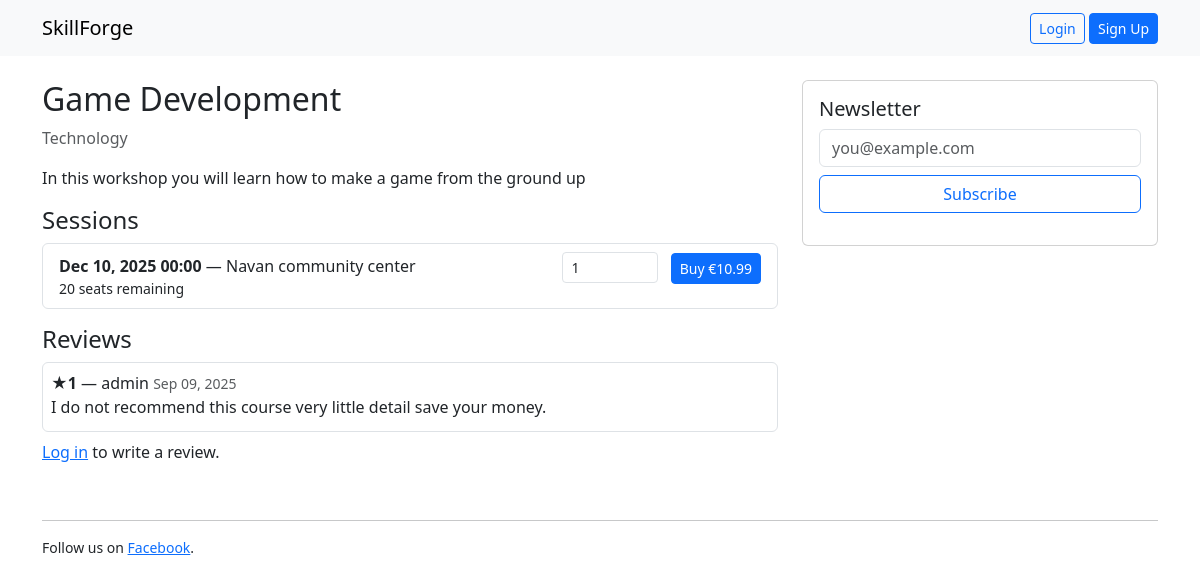
The app's page /w/game-development-1/ with its own data.
### workshops/models.py (models this page shows, shortened)
class Workshop(models.Model):
    category=models.ForeignKey(WorkshopCategory,on_delete=models.PROTECT,related_name="workshops")
    title=models.CharField(max_length=150)
    slug=models.SlugField(max_length=170, unique=True, blank=True)
    instructor=models.ForeignKey(Instructor,on_delete=models.PROTECT,related_name="workshops")
    short_description=models.CharField(max_length=200)
    description=models.TextField()
    base_price=models.DecimalField(max_digits=8, decimal_places=2, validators=[MinValueValidator(0)])
    image=models.ImageField(upload_to="workshops/", blank=True)
    is_active=models.BooleanField(default=True)
    created=models.DateTimeField(auto_now_add=True)
    class Meta: ordering=["-created"]

class WorkshopCategory(models.Model):
    name=models.CharField(max_length=80, unique=True)
    slug=models.SlugField(max_length=90, unique=True, blank=True)

class Session(models.Model):
    workshop=models.ForeignKey(Workshop,on_delete=models.CASCADE, related_name="sessions")
    starts_at=models.DateTimeField();
    ends_at=models.DateTimeField()
    capacity=models.PositiveIntegerField(default=12)
    seats_sold=models.PositiveIntegerField(default=0)
    location=models.CharField(max_length=180)
    def seats_remaining(self): return max(0, self.capacity - self.seats_sold)

class Review(models.Model):
    workshop=models.ForeignKey(Workshop,on_delete=models.CASCADE,related_name="reviews")
    user=models.ForeignKey(settings.AUTH_USER_MODEL,on_delete=models.CASCADE)
    rating=models.PositiveSmallIntegerField(validators=[MinValueValidator(1), MaxValueValidator(5)])
    comment=models.TextField(blank=True)
    created=models.DateTimeField(auto_now_add=True)
    class Meta: unique_together=("workshop","user"); ordering=["-created"]

### workshops/views.py (the view)
# urls.py: path("w/<slug:slug>/", views.detail, name="detail"),
def detail(request, slug):
    w = get_object_or_404(Workshop, slug=slug, is_active=True)
    return render(request, "workshops/detail.html", {"w": w, "sessions": w.sessions.order_by("starts_at"), "reviews": w.reviews.select_related("user")[:20]})

### templates/workshops/detail.html (shortened to what this page needs)
<html>
{% extends "base.html" %}
{% block content %}
<div class="row">
    <div class="col-md-8">
        <h2>{{ w.title }}</h2>
        <p class="text-muted">{{ w.category.name }}</p>
        <p>{{ w.description }}</p>
        <h4>Sessions</h4>
        <ul class="list-group mb-3">{% for s in sessions %}
            <li class="list-group-item d-flex justify-content-between align-items-center">
                <div>
                    <div><strong>{{ s.starts_at|date:"M d, Y H:i" }}</strong> — {{ s.location }}</div>
                    <small>{{ s.seats_remaining }} seats remaining</small>
                </div>
                <form method="post" action="{% url 'checkout:start' s.id %}">{% csrf_token %}
                    <input type="number" name="quantity" value="1" min="1" max="{{ s.seats_remaining }}"
                        class="form-control form-control-sm d-inline-block" style="width:6rem">
                    <button class="btn btn-primary btn-sm ms-2" {% if s.seats_remaining == 0 %}disabled{% endif %}>Buy
                        €{{ w.base_price }}</button>
                </form>
            </li>{% empty %}<li class="list-group-item">No upcoming sessions.</li>{% endfor %}
        </ul>
        <h4>Reviews</h4>
        {% for r in reviews %}
        <div class="border rounded p-2 mb-2"><strong>★{{ r.rating }}</strong> — {{ r.user.username }}
            <small class="text-muted">{{ r.created|date:"M d, Y" }}</small>
            <p class="mb-1">{{ r.comment }}</p>
        </div>
        {% empty %}<p>No reviews yet.</p>{% endfor %}
        {% if user.is_authenticated %}
        <a class="btn btn-outline-secondary" href="{% url 'workshops:add_review' w.slug %}">Write a review</a>
        {% else %}<p><a href="{% url 'account_login' %}">Log in</a> to write a review.</p>{% endif %}
    </div>
    <div class="col-md-4">
        <div class="card">
            <div class="card-body">
                <h5>Newsletter</h5>
                <form action="{% url 'marketing:subscribe' %}" method="post">{% csrf_token %}
                    <input type="email" name="email" required class="form-control" placeholder="you@example.com">
                    <button class="btn btn-outline-primary mt-2 w-100">Subscribe</button>
                </form>
            </div>
        </div>
    </div>
</div>{% endblock %}

### templates/base.html (shortened to what this page needs)
<!doctype html>
<html lang="en">
<head>
    <link rel="stylesheet" href="https://cdn.jsdelivr.net/npm/bootstrap@5.3.3/dist/css/bootstrap.min.css">
</head>
<body>
    <nav class="navbar navbar-expand-lg bg-light mb-4">
        <div class="container">
            <a class="navbar-brand" href="{% url 'workshops:home' %}">SkillForge</a>
            <div class="ms-auto">
                {% if user.is_authenticated %}
                <span class="me-2">Hi {{ user.username }}!</span>
                <a href="{% url 'account_logout' %}" class="btn btn-outline-secondary btn-sm">Logout</a>
                {% else %}
                <a href="{% url 'account_login' %}" class="btn btn-outline-primary btn-sm">Login</a>
                <a href="{% url 'account_signup' %}" class="btn btn-primary btn-sm">Sign Up</a>
                {% endif %}
            </div>
        </div>
    </nav>
    <main class="container">{% block content %}{% endblock %}</main>
    <footer class="container py-4">
        <hr>
        <p class="small">
            Follow us on <a href="https://facebook.com/your-page" rel="me nofollow" target="_blank">Facebook</a>.
        </p>
    </footer>
</body>
</html>

### records on screen
Workshop: title "Game Development", category.name "Technology", description "In this workshop you will learn how to make a game from the ground up", base_price "10.99"
Session: starts_at "Dec 10, 2025 00:00", location "Navan community center", seats_remaining "20"
Review: rating "1", user.username "admin", created "Sep 09, 2025", comment "I do not recommend this course very little detail save your money."
